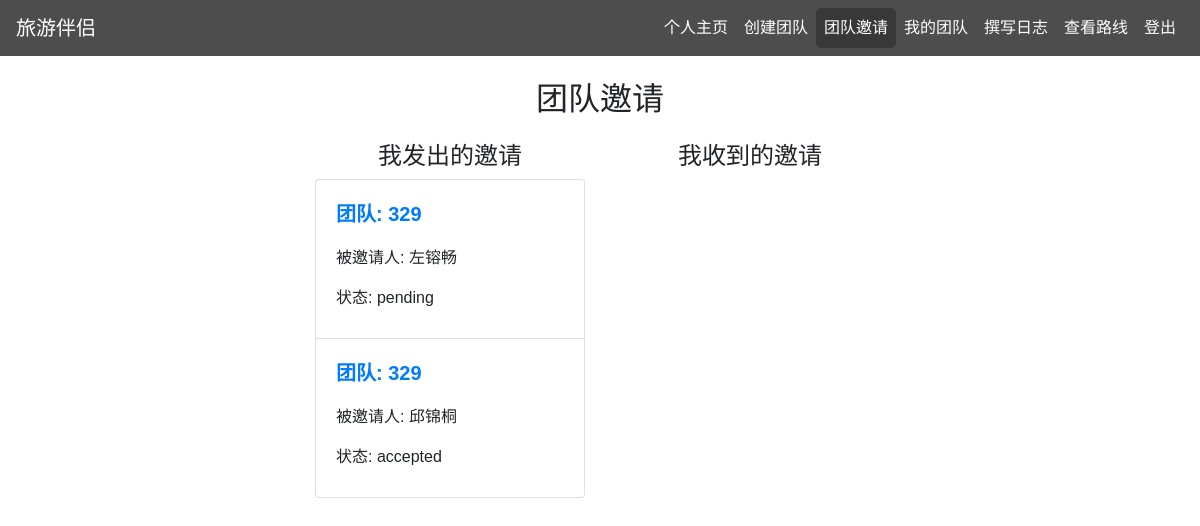
Page /manage_invitations (signed in) on the committed database.
### demo/models.py (models this page shows)
class Invitation(db.Model):
    id = db.Column(db.Integer, primary_key=True)
    team_id = db.Column(db.Integer, db.ForeignKey('team.id'), nullable=False)
    inviter_id = db.Column(db.Integer, db.ForeignKey('user.id'), nullable=False)
    invitee_id = db.Column(db.Integer, db.ForeignKey('user.id'), nullable=False)
    status = db.Column(db.String(20), nullable=False, default='pending')  # pending, accepted, rejected
    team = db.relationship('Team', backref=db.backref('invitations', lazy=True))
    inviter = db.relationship('User', foreign_keys=[inviter_id], backref=db.backref('sent_invitations', lazy=True))
    invitee = db.relationship('User', foreign_keys=[invitee_id], backref=db.backref('received_invitations', lazy=True))

class Team(db.Model):
    id = db.Column(db.Integer, primary_key=True)
    name = db.Column(db.String(120), nullable=False)
    destination = db.Column(db.String(120), nullable=False)
    time = db.Column(db.String(120), nullable=False)
    price = db.Column(db.String(120), nullable=False)
    companion_requirements = db.Column(db.String(500), nullable=False)
    creator_id = db.Column(db.Integer, db.ForeignKey('user.id'), nullable=False)
    creator = db.relationship('User', backref=db.backref('created_teams', lazy=True))
    members = db.relationship('User', secondary='team_members', backref=db.backref('teams', lazy=True))

class User(db.Model):
    id = db.Column(db.Integer, primary_key=True)
    username = db.Column(db.String(80), unique=True, nullable=False)
    password = db.Column(db.String(80), nullable=False)
    age = db.Column(db.Integer, nullable=False)
    gender = db.Column(db.String(10), nullable=False)
    location = db.Column(db.String(120), nullable=False)
    budget = db.Column(db.String(120), nullable=False)
    interests = db.Column(db.String(500), nullable=False)
    companion_requirements = db.Column(db.String(120))  # 新增字段

### demo/app.py (the view)
@app.route('/manage_invitations')
def manage_invitations():
    user_id = session.get('user_id')
    if not user_id:
        return redirect(url_for('login'))
    sent_invitations = Invitation.query.filter_by(inviter_id=user_id).all()
    received_invitations = Invitation.query.filter_by(invitee_id=user_id).all()
    return render_template('manage_invitations.html', sent_invitations=sent_invitations, received_invitations=received_invitations)

### demo/templates/manage_invitations.html (shortened to what this page needs)
{% extends "base.html" %}
{% block content %}
<h2 class="text-center my-4">团队邀请</h2>
<div class="row">
    <div class="col-md-6">
        <h4 class="text-center">我发出的邀请</h4>
        <div class="list-group">
            {% for invitation in sent_invitations %}
                <div class="list-group-item">
                    <h5 style="color: #007bff; font-weight: bold; margin-top: 10px; margin-bottom: 20px;">团队: {{ invitation.team.name }}</h5>
                    <p>被邀请人: {{ invitation.invitee.username }}</p>
                    <p>状态: {{ invitation.status }}</p>
                </div>
            {% endfor %}
        </div>
    </div>
    <div class="col-md-6">
        <h4 class="text-center">我收到的邀请</h4>
    </div>
</div>
{% endblock %}

### demo/static/css/styles.css (style rules this page uses)
body { font-family: Arial, sans-serif; }

### rows in the picture
Invitation: team.name "329", invitee.username "左镕畅", status "pending"
Invitation: team.name "329", invitee.username "邱锦桐", status "accepted"
